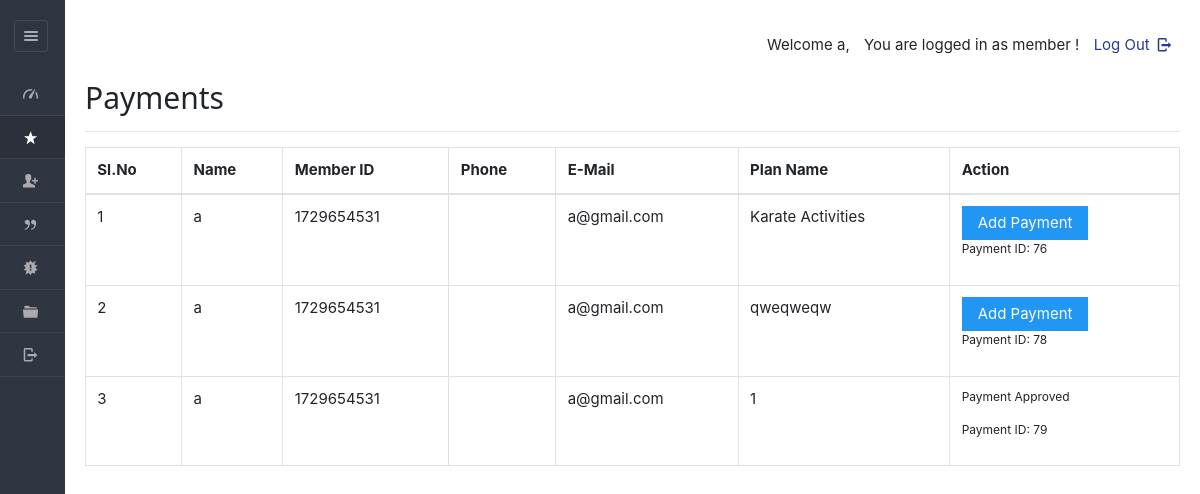
/dashboard/member/payments.php (signed in), run on an earlier commit of the app's database.
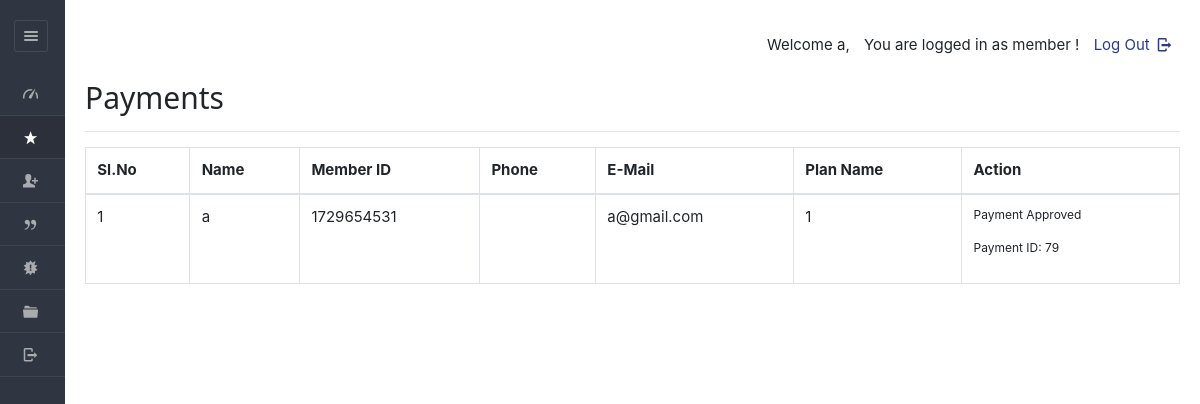
And on a later commit of the database.
### tables this page shows
CREATE TABLE IF NOT EXISTS `enrolls_to` (
  `et_id` int NOT NULL AUTO_INCREMENT,
  `planid` varchar(8) NOT NULL,
  `userid` varchar(20) NOT NULL,
  `paid_date` varchar(40) NOT NULL,
  `expire` varchar(40) NOT NULL,
  `hasPaid` varchar(5) NOT NULL DEFAULT 'no',
  `hasApproved` varchar(5) NOT NULL,
  `receiptIMG` varchar(100) NOT NULL,
  PRIMARY KEY (`et_id`)
);

CREATE TABLE IF NOT EXISTS `users` (
  `userid` varchar(20) NOT NULL,
  `pass_key` varchar(100) NOT NULL,
  `imageid` varchar(200) NOT NULL,
  `username` varchar(40) NOT NULL,
  `fullName` varchar(100) NOT NULL,
  `gender` varchar(8) NOT NULL,
  `mobile` varchar(20) NOT NULL,
  `email` varchar(200) NOT NULL,
  `dob` varchar(40) NOT NULL,
  `joining_date` varchar(40) NOT NULL,
  `hasApproved` varchar(10) DEFAULT NULL,
  PRIMARY KEY (`userid`)
);

CREATE TABLE IF NOT EXISTS `plan` (
  `planid` varchar(8) NOT NULL,
  `planName` varchar(20) NOT NULL,
  `description` varchar(200) NOT NULL,
  `planType` varchar(50) NOT NULL,
  `startDate` varchar(50) NOT NULL,
  `endDate` varchar(50) NOT NULL,
  `duration` int NOT NULL,
  `validity` varchar(20) NOT NULL DEFAULT 'Lifetime',
  `amount` int NOT NULL DEFAULT '0',
  `active` varchar(255) NOT NULL,
  PRIMARY KEY (`planid`)
);

### dashboard/member/payments.php (the view, shortened to what this page needs)
<?php
$current_user_id = $_SESSION['userid'];
?>
<!DOCTYPE html>
<html lang="en">
<head>
    <link rel="stylesheet" href="../../css/style.css" id="style-resource-5">
    <link rel="stylesheet" href="../../css/dashMain.css">
    <link rel="stylesheet" type="text/css" href="../../css/entypo.css">
    <link href="a1style.css" type="text/css" rel="stylesheet">
    <link rel="stylesheet" href="../../css/bootstrap.min.css">
	<link rel="stylesheet" href="../../css/dashboard/sidebar.css">
</head>
<body class="page-body page-fade" onload="collapseSidebar()">
    <div class="page-container sidebar-collapsed" id="navbarcollapse">
        <div class="sidebar-menu">
            <header class="logo-env">
                <div class="sidebar-collapse" onclick="collapseSidebar()">
                    <a href="#" class="sidebar-collapse-icon with-animation">
                        <i class="entypo-menu"></i>
                    </a>
                </div>
            </header>
            <?php include('nav.php'); ?>
        </div>
        <div class="main-content">
            <div class="row">
                <div class="col-md-6 col-sm-8 clearfix"></div>
                <div class="col-md-6 col-sm-4 clearfix hidden-xs">
                    <ul class="list-inline links-list pull-right">
                        <li>
                            <a href="logout.php">Log Out <i class="entypo-logout right"></i></a>
                        </li>
                    </ul>
                </div>
            </div>
            <h2>Payments</h2>
            <hr />
<table class="table table-bordered">
    <thead>
        <tr>
            <th>Sl.No</th>
            <th>Name</th>
            <th>Member ID</th>
            <th>Phone</th>
            <th>E-Mail</th>
            <th>Plan Name</th>
            <th>Action</th>
        </tr>
    </thead>
    <tbody>
    <?php
    $query  = "SELECT enrolls_to.*, users.username, users.mobile, users.email, plan.planName
               FROM enrolls_to
               JOIN users ON enrolls_to.userid = users.userid
               JOIN plan ON enrolls_to.planid = plan.planid
               WHERE enrolls_to.userid = '$current_user_id'
               ORDER BY enrolls_to.expire";
    $result = mysqli_query($con, $query);
    $sno    = 1;
    if (mysqli_num_rows($result) > 0) {
        while ($row = mysqli_fetch_array($result, MYSQLI_ASSOC)) {
            $et_id = $row['et_id'];
            $uid = $row['userid'];
            $planid = $row['planid'];
            $hasPaid = $row['hasPaid'];
            $hasApproved = $row['hasApproved'];
            $planName = $row['planName'];
            echo "<tr><td>" . $sno . "</td>";
            echo "<td>" . $row['username'] . "</td>";
            echo "<td>" . $row['userid'] . "</td>";
            echo "<td>" . $row['mobile'] . "</td>";
            echo "<td>" . $row['email'] . "</td>";
            echo "<td>" . $planName . "</td>";
            $sno++;
            if ($hasPaid === 'no') {
                echo "<td>
                        <form action='make_payments.php' method='post'>
                            <input type='hidden' name='userID' value='" . $uid . "'/>
                            <input type='hidden' name='planID' value='" . $planid . "'/>
                            <input type='hidden' name='et_id' value='" . $et_id . "'/>
                            <input type='submit' class='a1-btn a1-blue' value='Add Payment'/>
                        </form>
                        <p>Payment ID: $et_id</p>
                      </td>";
            } elseif ($hasPaid === 'yes' && $hasApproved === 'no') {
                echo "<td>
                        <p>Payment Pending Approval</p>
                        <p>Payment ID: $et_id</p>
                      </td>";
            } elseif ($hasPaid === 'yes' && $hasApproved === 'yes') {
                echo "<td>
                        <p>Payment Approved</p>
                        <p>Payment ID: $et_id</p>
                      </td>";
            } else {
                echo "<td>No Action Needed</td>";
            }
            echo "</tr>";
        }
    } else {
        echo "<tr><td colspan='7'>No payment records found.</td></tr>";
    }
    ?>
    </tbody>
</table>
        </div>
    </body>
</html>

What changed in the data, as far as the page shows it:
removed enrolls_to: userid.username "a", userid "1729654531", userid.email "a@gmail.com", planid.planName "Karate Activities", et_id "76"
removed enrolls_to: userid.username "a", userid "1729654531", userid.email "a@gmail.com", planid.planName "qweqweqw", et_id "78"
